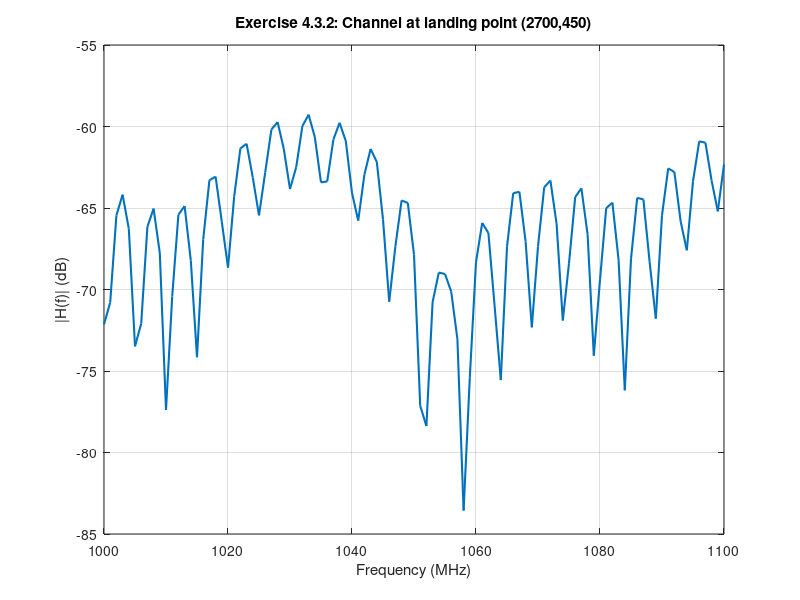

Reproduce this figure in MATLAB.
function prac0_432
% Exercise 4.3.2 - link at 1080 MHz, landing point change and explanation

% ---- constants
c  = 3e8;
x_wall = 3000;

% ---- reflection coefficients (same as 4.3.1 unless specified)
Gamma_g  = -1.0;
Gamma_m  = -0.8;
Gamma_mg = Gamma_g * Gamma_m;

% ---- TX & RX (landing case)
tx = [0, 951];
rx = [2700, 450];

% ---- frequency range around 1080 MHz (optional wide view)
f = (1000:1:1100)*1e6;

% ---- compute response and plot
H = channel_freq_response(tx, rx, f, x_wall, Gamma_g, Gamma_m, Gamma_mg, c);
figure('Name','Ex4.3.2 Landing'); 
plot(f/1e6, 20*log10(abs(H)),'LineWidth',1.5); grid on;
xlabel('Frequency (MHz)'); ylabel('|H(f)| (dB)');
title('Exercise 4.3.2: Channel at landing point (2700,450)');

% ---- path-lengths and phase at 1080 MHz
[~,L_los] = one_len(tx, rx);
[~,L_mtn] = one_len(img_x(tx,x_wall), rx);
dL = L_mtn - L_los;
lambda = c/1080e6;
phi_deg = rad2deg(mod(2*pi*dL/lambda, 2*pi));

fprintf('[Ex4.3.2] LOS = %.1f m, Mountain = %.1f m, ΔL = %.1f m\n', L_los, L_mtn, dL);
fprintf('[Ex4.3.2] At 1080 MHz: phase diff ≈ %.1f deg\n', phi_deg);
fprintf('If phase ≈ (2k+1)*180° and amplitudes similar -> deep fade.\n');

% ---- notch spacing estimate and simple mitigations
delta_f = c/abs(dL);      % Hz
fprintf('Notch spacing estimate: Δf ≈ c/ΔL = %.1f MHz\n', delta_f/1e6);
fprintf('Mitigation 1: frequency diversity (shift a few MHz from 1080).\n');
fprintf('Mitigation 2: position/height diversity (move RX or change height).\n');

% ---- quick sensitivity to small height change (optional overlay)
rx_up = rx + [0, +1];
rx_dn = rx + [0, -1];
H_up = channel_freq_response(tx, rx_up, f, x_wall, Gamma_g, Gamma_m, Gamma_mg, c);
H_dn = channel_freq_response(tx, rx_dn, f, x_wall, Gamma_g, Gamma_m, Gamma_mg, c);
% hold on; plot(f/1e6, 20*log10(abs(H_up)),'--'); plot(f/1e6, 20*log10(abs(H_dn)),':');
% legend('base','y+1 m','y-1 m');

end

% ================= helper functions (local) =================
function H = channel_freq_response(tx, rx, f, xwall, Gg, Gm, Gmg, c)
L = numel(f); H = zeros(1,L);
tx_g  = img_y(tx);
tx_m  = img_x(tx, xwall);
tx_mg = img_y(tx_m);

[~,R_los] = one_len(tx,    rx); a_los = 1./R_los;
[~,R_g  ] = one_len(tx_g,  rx); a_g   = abs(Gg) ./R_g  .* phsgn(Gg);
[~,R_m  ] = one_len(tx_m,  rx); a_m   = abs(Gm) ./R_m  .* phsgn(Gm);
[~,R_mg ] = one_len(tx_mg, rx); a_mg  = abs(Gmg)./R_mg .* phsgn(Gmg);

for k = 1:L
    w = 2*pi*f(k);
    H(k) = a_los*exp(-1j*w*R_los/c) + ...
           a_g  *exp(-1j*w*R_g  /c) + ...
           a_m  *exp(-1j*w*R_m  /c) + ...
           a_mg *exp(-1j*w*R_mg /c);
end
end

function s = phsgn(G)
if isreal(G), s = sign(G); else, s = G/abs(G); end
end
function [vec,R] = one_len(p1,p2), vec = p2-p1; R = hypot(vec(1),vec(2)); end
function p = img_y(p), p = [p(1), -p(2)]; end
function p = img_x(p,xw), p = [2*xw - p(1), p(2)]; end
